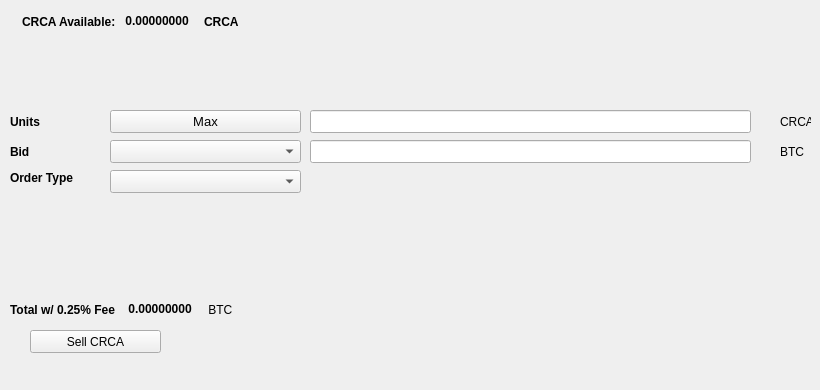
   <widget class="QWidget" name="SellTab">
    <attribute name="title">
     <string>Sell</string>
    </attribute>
    <widget class="QLabel" name="label_16">
     <property name="geometry">
      <rect>
       <x>780</x>
       <y>140</y>
       <width>31</width>
       <height>23</height>
      </rect>
     </property>
     <property name="text">
      <string>BTC</string>
     </property>
    </widget>
    <widget class="QComboBox" name="SellBidcomboBox">
     <property name="geometry">
      <rect>
       <x>110</x>
       <y>140</y>
       <width>191</width>
       <height>23</height>
      </rect>
     </property>
     <property name="font">
      <font>
       <pointsize>10</pointsize>
      </font>
     </property>
    </widget>
    <widget class="QLabel" name="label_18">
     <property name="geometry">
      <rect>
       <x>10</x>
       <y>110</y>
       <width>46</width>
       <height>23</height>
      </rect>
     </property>
     <property name="font">
      <font>
       <weight>75</weight>
       <bold>true</bold>
      </font>
     </property>
     <property name="text">
      <string>Units</string>
     </property>
    </widget>
    <widget class="QPushButton" name="Sell_Max_Amount">
     <property name="geometry">
      <rect>
       <x>110</x>
       <y>110</y>
       <width>191</width>
       <height>23</height>
      </rect>
     </property>
     <property name="font">
      <font>
       <pointsize>10</pointsize>
      </font>
     </property>
     <property name="text">
      <string>Max</string>
     </property>
    </widget>
    <widget class="QLabel" name="label_20">
     <property name="geometry">
      <rect>
       <x>10</x>
       <y>170</y>
       <width>91</width>
       <height>16</height>
      </rect>
     </property>
     <property name="font">
      <font>
       <weight>75</weight>
       <bold>true</bold>
      </font>
     </property>
     <property name="text">
      <string>Order Type</string>
     </property>
    </widget>
    <widget class="QComboBox" name="SellOrdertypeCombo">
     <property name="geometry">
      <rect>
       <x>110</x>
       <y>170</y>
       <width>191</width>
       <height>23</height>
      </rect>
     </property>
     <property name="font">
      <font>
       <pointsize>10</pointsize>
      </font>
     </property>
    </widget>
    <widget class="QLabel" name="label_21">
     <property name="geometry">
      <rect>
       <x>10</x>
       <y>140</y>
       <width>46</width>
       <height>23</height>
      </rect>
     </property>
     <property name="font">
      <font>
       <weight>75</weight>
       <bold>true</bold>
      </font>
     </property>
     <property name="text">
      <string>Bid</string>
     </property>
    </widget>
    <widget class="QLabel" name="label_22">
     <property name="geometry">
      <rect>
       <x>780</x>
       <y>110</y>
       <width>31</width>
       <height>23</height>
      </rect>
     </property>
     <property name="text">
      <string>CRCA</string>
     </property>
    </widget>
    <widget class="QLineEdit" name="UnitsInputCRCA">
     <property name="geometry">
      <rect>
       <x>310</x>
       <y>110</y>
       <width>441</width>
       <height>23</height>
      </rect>
     </property>
     <property name="font">
      <font>
       <pointsize>9</pointsize>
       <weight>75</weight>
       <bold>true</bold>
      </font>
     </property>
    </widget>
    <widget class="QLineEdit" name="SellBidPriceEdit">
     <property name="geometry">
      <rect>
       <x>310</x>
       <y>140</y>
       <width>441</width>
       <height>23</height>
      </rect>
     </property>
     <property name="font">
      <font>
       <pointsize>9</pointsize>
       <weight>75</weight>
       <bold>true</bold>
      </font>
     </property>
    </widget>
    <widget class="QPushButton" name="SellCRCABTN">
     <property name="geometry">
      <rect>
       <x>30</x>
       <y>330</y>
       <width>131</width>
       <height>23</height>
      </rect>
     </property>
     <property name="text">
      <string>Sell CRCA</string>
     </property>
     <property name="icon">
      <iconset resource="../crca">
       <normaloff>:/icons/bitcoin</normaloff>:/icons/bitcoin</iconset>
     </property>
    </widget>
    <widget class="QWidget" name="layoutWidget3">
     <property name="geometry">
      <rect>
       <x>22</x>
       <y>12</y>
       <width>258</width>
       <height>19</height>
      </rect>
     </property>
     <layout class="QHBoxLayout" name="horizontalLayout">
      <item>
       <widget class="QLabel" name="label232_2">
        <property name="font">
         <font>
          <weight>75</weight>
          <bold>true</bold>
         </font>
        </property>
        <property name="text">
         <string>CRCA Available:</string>
        </property>
       </widget>
      </item>
      <item>
       <widget class="QLabel" name="CRCAAvailableLabel">
        <property name="palette">
         <palette>
          <active>
           <colorrole role="WindowText">
            <brush brushstyle="SolidPattern">
             <color alpha="255">
              <red>0</red>
              <green>0</green>
              <blue>0</blue>
             </color>
            </brush>
           </colorrole>
           <colorrole role="Button">
            <brush brushstyle="SolidPattern">
             <color alpha="255">
              <red>0</red>
              <green>170</green>
              <blue>0</blue>
             </color>
            </brush>
           </colorrole>
           <colorrole role="Light">
            <brush brushstyle="SolidPattern">
             <color alpha="255">
              <red>0</red>
              <green>255</green>
              <blue>0</blue>
             </color>
            </brush>
           </colorrole>
           <colorrole role="Midlight">
            <brush brushstyle="SolidPattern">
             <color alpha="255">
              <red>0</red>
              <green>212</green>
              <blue>0</blue>
             </color>
            </brush>
           </colorrole>
           <colorrole role="Dark">
            <brush brushstyle="SolidPattern">
             <color alpha="255">
              <red>0</red>
              <green>85</green>
              <blue>0</blue>
             </color>
            </brush>
           </colorrole>
           <colorrole role="Mid">
            <brush brushstyle="SolidPattern">
             <color alpha="255">
              <red>0</red>
              <green>113</green>
              <blue>0</blue>
             </color>
            </brush>
           </colorrole>
           <colorrole role="Text">
            <brush brushstyle="SolidPattern">
             <color alpha="255">
              <red>0</red>
              <green>170</green>
              <blue>0</blue>
             </color>
            </brush>
           </colorrole>
           <colorrole role="BrightText">
            <brush brushstyle="SolidPattern">
             <color alpha="255">
              <red>255</red>
              <green>255</green>
              <blue>255</blue>
             </color>
            </brush>
           </colorrole>
           <colorrole role="ButtonText">
            <brush brushstyle="SolidPattern">
             <color alpha="255">
              <red>0</red>
              <green>0</green>
              <blue>0</blue>
             </color>
            </brush>
           </colorrole>
           <colorrole role="Base">
            <brush brushstyle="SolidPattern">
             <color alpha="255">
              <red>255</red>
              <green>255</green>
              <blue>255</blue>
             </color>
            </brush>
           </colorrole>
           <colorrole role="Window">
            <brush brushstyle="SolidPattern">
             <color alpha="255">
              <red>0</red>
              <green>170</green>
              <blue>0</blue>
             </color>
            </brush>
           </colorrole>
           <colorrole role="Shadow">
            <brush brushstyle="SolidPattern">
             <color alpha="255">
              <red>0</red>
              <green>0</green>
              <blue>0</blue>
             </color>
            </brush>
           </colorrole>
           <colorrole role="AlternateBase">
            <brush brushstyle="SolidPattern">
             <color alpha="255">
              <red>127</red>
              <green>212</green>
              <blue>127</blue>
             </color>
            </brush>
           </colorrole>
           <colorrole role="ToolTipBase">
            <brush brushstyle="SolidPattern">
             <color alpha="255">
              <red>255</red>
              <green>255</green>
              <blue>220</blue>
             </color>
            </brush>
           </colorrole>
           <colorrole role="ToolTipText">
            <brush brushstyle="SolidPattern">
             <color alpha="255">
              <red>0</red>
              <green>0</green>
              <blue>0</blue>
             </color>
            </brush>
           </colorrole>
          </active>
          <inactive>
           <colorrole role="WindowText">
            <brush brushstyle="SolidPattern">
             <color alpha="255">
              <red>0</red>
              <green>0</green>
              <blue>0</blue>
             </color>
            </brush>
           </colorrole>
           <colorrole role="Button">
            <brush brushstyle="SolidPattern">
             <color alpha="255">
              <red>0</red>
              <green>170</green>
              <blue>0</blue>
             </color>
            </brush>
           </colorrole>
           <colorrole role="Light">
            <brush brushstyle="SolidPattern">
             <color alpha="255">
              <red>0</red>
              <green>255</green>
              <blue>0</blue>
             </color>
            </brush>
           </colorrole>
           <colorrole role="Midlight">
            <brush brushstyle="SolidPattern">
             <color alpha="255">
              <red>0</red>
              <green>212</green>
              <blue>0</blue>
             </color>
            </brush>
           </colorrole>
           <colorrole role="Dark">
            <brush brushstyle="SolidPattern">
             <color alpha="255">
              <red>0</red>
              <green>85</green>
              <blue>0</blue>
             </color>
            </brush>
           </colorrole>
           <colorrole role="Mid">
            <brush brushstyle="SolidPattern">
             <color alpha="255">
              <red>0</red>
              <green>113</green>
              <blue>0</blue>
             </color>
            </brush>
           </colorrole>
           <colorrole role="Text">
            <brush brushstyle="SolidPattern">
             <color alpha="255">
              <red>0</red>
              <green>170</green>
              <blue>0</blue>
             </color>
            </brush>
           </colorrole>
           <colorrole role="BrightText">
            <brush brushstyle="SolidPattern">
             <color alpha="255">
              <red>255</red>
              <green>255</green>
              <blue>255</blue>
             </color>
            </brush>
           </colorrole>
           <colorrole role="ButtonText">
            <brush brushstyle="SolidPattern">
             <color alpha="255">
              <red>0</red>
              <green>0</green>
              <blue>0</blue>
             </color>
            </brush>
           </colorrole>
           <colorrole role="Base">
            <brush brushstyle="SolidPattern">
             <color alpha="255">
              <red>255</red>
              <green>255</green>
              <blue>255</blue>
             </color>
            </brush>
           </colorrole>
           <colorrole role="Window">
            <brush brushstyle="SolidPattern">
             <color alpha="255">
              <red>0</red>
              <green>170</green>
              <blue>0</blue>
             </color>
            </brush>
           </colorrole>
           <colorrole role="Shadow">
            <brush brushstyle="SolidPattern">
             <color alpha="255">
              <red>0</red>
              <green>0</green>
              <blue>0</blue>
             </color>
            </brush>
           </colorrole>
           <colorrole role="AlternateBase">
            <brush brushstyle="SolidPattern">
             <color alpha="255">
              <red>127</red>
              <green>212</green>
              <blue>127</blue>
             </color>
            </brush>
           </colorrole>
           <colorrole role="ToolTipBase">
            <brush brushstyle="SolidPattern">
             <color alpha="255">
              <red>255</red>
              <green>255</green>
              <blue>220</blue>
             </color>
            </brush>
           </colorrole>
           <colorrole role="ToolTipText">
            <brush brushstyle="SolidPattern">
             <color alpha="255">
              <red>0</red>
              <green>0</green>
              <blue>0</blue>
             </color>
            </brush>
           </colorrole>
          </inactive>
          <disabled>
           <colorrole role="WindowText">
            <brush brushstyle="SolidPattern">
             <color alpha="255">
              <red>0</red>
              <green>85</green>
              <blue>0</blue>
             </color>
            </brush>
           </colorrole>
           <colorrole role="Button">
            <brush brushstyle="SolidPattern">
             <color alpha="255">
              <red>0</red>
              <green>170</green>
              <blue>0</blue>
             </color>
            </brush>
           </colorrole>
           <colorrole role="Light">
            <brush brushstyle="SolidPattern">
             <color alpha="255">
              <red>0</red>
              <green>255</green>
              <blue>0</blue>
             </color>
            </brush>
           </colorrole>
           <colorrole role="Midlight">
            <brush brushstyle="SolidPattern">
             <color alpha="255">
              <red>0</red>
              <green>212</green>
              <blue>0</blue>
             </color>
            </brush>
           </colorrole>
           <colorrole role="Dark">
            <brush brushstyle="SolidPattern">
             <color alpha="255">
              <red>0</red>
              <green>85</green>
              <blue>0</blue>
             </color>
            </brush>
           </colorrole>
           <colorrole role="Mid">
            <brush brushstyle="SolidPattern">
             <color alpha="255">
              <red>0</red>
              <green>113</green>
              <blue>0</blue>
             </color>
            </brush>
           </colorrole>
           <colorrole role="Text">
            <brush brushstyle="SolidPattern">
             <color alpha="255">
              <red>0</red>
              <green>85</green>
              <blue>0</blue>
             </color>
            </brush>
           </colorrole>
           <colorrole role="BrightText">
            <brush brushstyle="SolidPattern">
             <color alpha="255">
              <red>255</red>
              <green>255</green>
              <blue>255</blue>
             </color>
            </brush>
           </colorrole>
           <colorrole role="ButtonText">
            <brush brushstyle="SolidPattern">
             <color alpha="255">
              <red>0</red>
              <green>85</green>
              <blue>0</blue>
             </color>
            </brush>
           </colorrole>
           <colorrole role="Base">
            <brush brushstyle="SolidPattern">
             <color alpha="255">
              <red>0</red>
              <green>170</green>
              <blue>0</blue>
             </color>
            </brush>
           </colorrole>
           <colorrole role="Window">
            <brush brushstyle="SolidPattern">
             <color alpha="255">
              <red>0</red>
              <green>170</green>
              <blue>0</blue>
             </color>
            </brush>
           </colorrole>
           <colorrole role="Shadow">
            <brush brushstyle="SolidPattern">
             <color alpha="255">
              <red>0</red>
              <green>0</green>
              <blue>0</blue>
             </color>
            </brush>
           </colorrole>
           <colorrole role="AlternateBase">
            <brush brushstyle="SolidPattern">
             <color alpha="255">
              <red>0</red>
              <green>170</green>
              <blue>0</blue>
             </color>
            </brush>
           </colorrole>
           <colorrole role="ToolTipBase">
            <brush brushstyle="SolidPattern">
             <color alpha="255">
              <red>255</red>
              <green>255</green>
              <blue>220</blue>
             </color>
            </brush>
           </colorrole>
           <colorrole role="ToolTipText">
            <brush brushstyle="SolidPattern">
             <color alpha="255">
              <red>0</red>
              <green>0</green>
              <blue>0</blue>
             </color>
            </brush>
           </colorrole>
          </disabled>
         </palette>
        </property>
        <property name="font">
         <font>
          <weight>75</weight>
          <bold>true</bold>
         </font>
        </property>
        <property name="text">
         <string> 0.00000000 </string>
        </property>
        <property name="textInteractionFlags">
         <set>Qt::LinksAccessibleByMouse|Qt::TextSelectableByKeyboard|Qt::TextSelectableByMouse</set>
        </property>
       </widget>
      </item>
      <item>
       <widget class="QLabel" name="labelCRCA">
        <property name="font">
         <font>
          <weight>75</weight>
          <bold>true</bold>
         </font>
        </property>
        <property name="text">
         <string>CRCA</string>
        </property>
       </widget>
      </item>
     </layout>
    </widget>
    <widget class="QWidget" name="layoutWidget">
     <property name="geometry">
      <rect>
       <x>10</x>
       <y>300</y>
       <width>268</width>
       <height>19</height>
      </rect>
     </property>
     <layout class="QHBoxLayout" name="horizontalLayout_2">
      <item>
       <widget class="QLabel" name="label_19">
        <property name="font">
         <font>
          <weight>75</weight>
          <bold>true</bold>
         </font>
        </property>
        <property name="text">
         <string>Total w/ 0.25% Fee </string>
        </property>
       </widget>
      </item>
      <item>
       <widget class="QLabel" name="SellCostLabel">
        <property name="palette">
         <palette>
          <active>
           <colorrole role="WindowText">
            <brush brushstyle="SolidPattern">
             <color alpha="255">
              <red>0</red>
              <green>0</green>
              <blue>0</blue>
             </color>
            </brush>
           </colorrole>
           <colorrole role="Button">
            <brush brushstyle="SolidPattern">
             <color alpha="255">
              <red>0</red>
              <green>170</green>
              <blue>0</blue>
             </color>
            </brush>
           </colorrole>
           <colorrole role="Light">
            <brush brushstyle="SolidPattern">
             <color alpha="255">
              <red>0</red>
              <green>255</green>
              <blue>0</blue>
             </color>
            </brush>
           </colorrole>
           <colorrole role="Midlight">
            <brush brushstyle="SolidPattern">
             <color alpha="255">
              <red>0</red>
              <green>212</green>
              <blue>0</blue>
             </color>
            </brush>
           </colorrole>
           <colorrole role="Dark">
            <brush brushstyle="SolidPattern">
             <color alpha="255">
              <red>0</red>
              <green>85</green>
              <blue>0</blue>
             </color>
            </brush>
           </colorrole>
           <colorrole role="Mid">
            <brush brushstyle="SolidPattern">
             <color alpha="255">
              <red>0</red>
              <green>113</green>
              <blue>0</blue>
             </color>
            </brush>
           </colorrole>
           <colorrole role="Text">
            <brush brushstyle="SolidPattern">
             <color alpha="255">
              <red>0</red>
              <green>170</green>
              <blue>0</blue>
             </color>
            </brush>
           </colorrole>
           <colorrole role="BrightText">
            <brush brushstyle="SolidPattern">
             <color alpha="255">
              <red>255</red>
              <green>255</green>
              <blue>255</blue>
             </color>
            </brush>
           </colorrole>
           <colorrole role="ButtonText">
            <brush brushstyle="SolidPattern">
             <color alpha="255">
              <red>0</red>
              <green>0</green>
              <blue>0</blue>
             </color>
            </brush>
           </colorrole>
           <colorrole role="Base">
            <brush brushstyle="SolidPattern">
             <color alpha="255">
              <red>255</red>
              <green>255</green>
              <blue>255</blue>
             </color>
            </brush>
           </colorrole>
           <colorrole role="Window">
            <brush brushstyle="SolidPattern">
             <color alpha="255">
              <red>0</red>
              <green>170</green>
              <blue>0</blue>
             </color>
            </brush>
           </colorrole>
           <colorrole role="Shadow">
            <brush brushstyle="SolidPattern">
             <color alpha="255">
              <red>0</red>
              <green>0</green>
              <blue>0</blue>
             </color>
            </brush>
           </colorrole>
           <colorrole role="AlternateBase">
            <brush brushstyle="SolidPattern">
             <color alpha="255">
              <red>127</red>
              <green>212</green>
              <blue>127</blue>
             </color>
            </brush>
           </colorrole>
           <colorrole role="ToolTipBase">
            <brush brushstyle="SolidPattern">
             <color alpha="255">
              <red>255</red>
              <green>255</green>
              <blue>220</blue>
             </color>
            </brush>
           </colorrole>
           <colorrole role="ToolTipText">
            <brush brushstyle="SolidPattern">
             <color alpha="255">
              <red>0</red>
              <green>0</green>
              <blue>0</blue>
             </color>
            </brush>
           </colorrole>
          </active>
          <inactive>
           <colorrole role="WindowText">
            <brush brushstyle="SolidPattern">
             <color alpha="255">
              <red>0</red>
              <green>0</green>
              <blue>0</blue>
             </color>
            </brush>
           </colorrole>
           <colorrole role="Button">
            <brush brushstyle="SolidPattern">
             <color alpha="255">
              <red>0</red>
              <green>170</green>
              <blue>0</blue>
             </color>
            </brush>
           </colorrole>
           <colorrole role="Light">
            <brush brushstyle="SolidPattern">
             <color alpha="255">
              <red>0</red>
              <green>255</green>
              <blue>0</blue>
             </color>
            </brush>
           </colorrole>
           <colorrole role="Midlight">
            <brush brushstyle="SolidPattern">
             <color alpha="255">
              <red>0</red>
              <green>212</green>
              <blue>0</blue>
             </color>
            </brush>
           </colorrole>
           <colorrole role="Dark">
            <brush brushstyle="SolidPattern">
             <color alpha="255">
              <red>0</red>
              <green>85</green>
              <blue>0</blue>
             </color>
            </brush>
           </colorrole>
           <colorrole role="Mid">
            <brush brushstyle="SolidPattern">
             <color alpha="255">
              <red>0</red>
              <green>113</green>
              <blue>0</blue>
             </color>
            </brush>
           </colorrole>
           <colorrole role="Text">
            <brush brushstyle="SolidPattern">
             <color alpha="255">
              <red>0</red>
              <green>170</green>
              <blue>0</blue>
             </color>
            </brush>
           </colorrole>
           <colorrole role="BrightText">
            <brush brushstyle="SolidPattern">
             <color alpha="255">
              <red>255</red>
              <green>255</green>
              <blue>255</blue>
             </color>
            </brush>
           </colorrole>
           <colorrole role="ButtonText">
            <brush brushstyle="SolidPattern">
             <color alpha="255">
              <red>0</red>
              <green>0</green>
              <blue>0</blue>
             </color>
            </brush>
           </colorrole>
           <colorrole role="Base">
            <brush brushstyle="SolidPattern">
             <color alpha="255">
              <red>255</red>
              <green>255</green>
              <blue>255</blue>
             </color>
            </brush>
           </colorrole>
           <colorrole role="Window">
            <brush brushstyle="SolidPattern">
             <color alpha="255">
              <red>0</red>
              <green>170</green>
              <blue>0</blue>
             </color>
            </brush>
           </colorrole>
           <colorrole role="Shadow">
            <brush brushstyle="SolidPattern">
             <color alpha="255">
              <red>0</red>
              <green>0</green>
              <blue>0</blue>
             </color>
            </brush>
           </colorrole>
           <colorrole role="AlternateBase">
            <brush brushstyle="SolidPattern">
             <color alpha="255">
              <red>127</red>
              <green>212</green>
              <blue>127</blue>
             </color>
            </brush>
           </colorrole>
           <colorrole role="ToolTipBase">
            <brush brushstyle="SolidPattern">
             <color alpha="255">
              <red>255</red>
              <green>255</green>
              <blue>220</blue>
             </color>
            </brush>
           </colorrole>
           <colorrole role="ToolTipText">
            <brush brushstyle="SolidPattern">
             <color alpha="255">
              <red>0</red>
              <green>0</green>
              <blue>0</blue>
             </color>
            </brush>
           </colorrole>
          </inactive>
          <disabled>
           <colorrole role="WindowText">
            <brush brushstyle="SolidPattern">
             <color alpha="255">
              <red>0</red>
              <green>85</green>
              <blue>0</blue>
             </color>
            </brush>
           </colorrole>
           <colorrole role="Button">
            <brush brushstyle="SolidPattern">
             <color alpha="255">
              <red>0</red>
              <green>170</green>
              <blue>0</blue>
             </color>
            </brush>
           </colorrole>
           <colorrole role="Light">
            <brush brushstyle="SolidPattern">
             <color alpha="255">
              <red>0</red>
              <green>255</green>
              <blue>0</blue>
             </color>
            </brush>
           </colorrole>
           <colorrole role="Midlight">
            <brush brushstyle="SolidPattern">
             <color alpha="255">
              <red>0</red>
              <green>212</green>
              <blue>0</blue>
             </color>
            </brush>
           </colorrole>
           <colorrole role="Dark">
            <brush brushstyle="SolidPattern">
             <color alpha="255">
              <red>0</red>
              <green>85</green>
              <blue>0</blue>
             </color>
            </brush>
           </colorrole>
           <colorrole role="Mid">
            <brush brushstyle="SolidPattern">
             <color alpha="255">
              <red>0</red>
              <green>113</green>
              <blue>0</blue>
             </color>
            </brush>
           </colorrole>
           <colorrole role="Text">
            <brush brushstyle="SolidPattern">
             <color alpha="255">
              <red>0</red>
              <green>85</green>
              <blue>0</blue>
             </color>
            </brush>
           </colorrole>
           <colorrole role="BrightText">
            <brush brushstyle="SolidPattern">
             <color alpha="255">
              <red>255</red>
              <green>255</green>
              <blue>255</blue>
             </color>
            </brush>
           </colorrole>
           <colorrole role="ButtonText">
            <brush brushstyle="SolidPattern">
             <color alpha="255">
              <red>0</red>
              <green>85</green>
              <blue>0</blue>
             </color>
            </brush>
           </colorrole>
           <colorrole role="Base">
            <brush brushstyle="SolidPattern">
             <color alpha="255">
              <red>0</red>
              <green>170</green>
              <blue>0</blue>
             </color>
            </brush>
           </colorrole>
           <colorrole role="Window">
            <brush brushstyle="SolidPattern">
             <color alpha="255">
              <red>0</red>
              <green>170</green>
              <blue>0</blue>
             </color>
            </brush>
           </colorrole>
           <colorrole role="Shadow">
            <brush brushstyle="SolidPattern">
             <color alpha="255">
              <red>0</red>
              <green>0</green>
              <blue>0</blue>
             </color>
            </brush>
           </colorrole>
           <colorrole role="AlternateBase">
            <brush brushstyle="SolidPattern">
             <color alpha="255">
              <red>0</red>
              <green>170</green>
              <blue>0</blue>
             </color>
            </brush>
           </colorrole>
           <colorrole role="ToolTipBase">
            <brush brushstyle="SolidPattern">
             <color alpha="255">
              <red>255</red>
              <green>255</green>
              <blue>220</blue>
             </color>
            </brush>
           </colorrole>
           <colorrole role="ToolTipText">
            <brush brushstyle="SolidPattern">
             <color alpha="255">
              <red>0</red>
              <green>0</green>
              <blue>0</blue>
             </color>
            </brush>
           </colorrole>
          </disabled>
         </palette>
        </property>
        <property name="font">
         <font>
          <weight>75</weight>
          <bold>true</bold>
         </font>
        </property>
        <property name="autoFillBackground">
         <bool>false</bool>
        </property>
        <property name="text">
         <string> 0.00000000</string>
        </property>
        <property name="textInteractionFlags">
         <set>Qt::LinksAccessibleByMouse|Qt::TextSelectableByMouse</set>
        </property>
       </widget>
      </item>
      <item>
       <widget class="QLabel" name="label_17">
        <property name="font">
         <font>
          <weight>50</weight>
          <bold>false</bold>
         </font>
        </property>
        <property name="text">
         <string> BTC</string>
        </property>
       </widget>
      </item>
     </layout>
    </widget>
    <widget class="QLabel" name="label_23">
     <property name="geometry">
      <rect>
       <x>460</x>
       <y>300</y>
       <width>281</width>
       <height>81</height>
      </rect>
     </property>
     <property name="text">
      <string/>
     </property>
     <property name="pixmap">
      <pixmap>:/images/bittrex</pixmap>
     </property>
    </widget>
   </widget>
